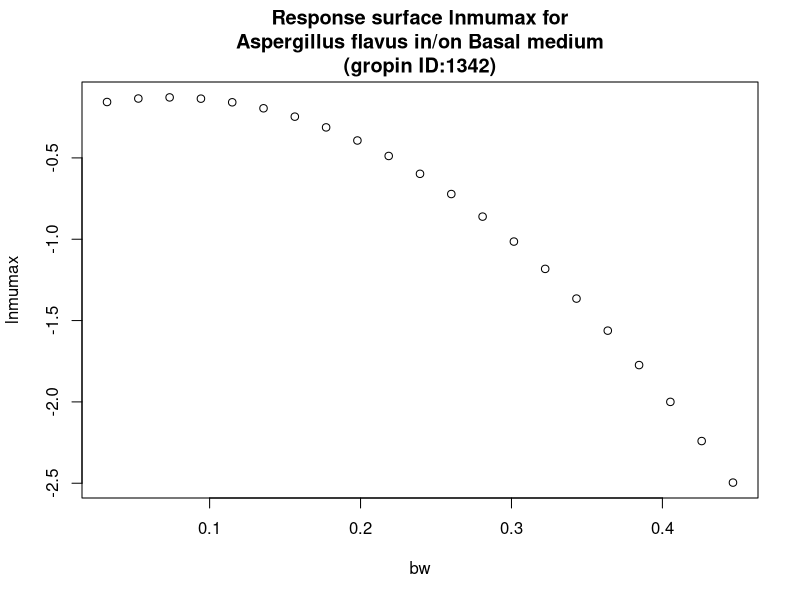

Write the R code that produced this figure.
#############################
# start of Parameter script
#############################
bw <- seq(0.032032,0.446753246753247,length.out=21)
#############################
# end of Parameter script
#############################
############################# 
# start of Model script Gropin ID 1342 
#############################
 
# constant coefficients for this model
 
variables <- data.frame(bw)
argumentsPar <- expand.grid(variables)
 
# heart of the model
response_surface <- function(bw) {
   mumax <-(-0.2181+2.469*bw-16.94*bw^2)

return(mumax=mumax)
} 

# output parameters
responseSurface <- cbind(argumentsPar,response_surface(argumentsPar['bw']))
colnames(responseSurface) <- c(colnames(argumentsPar),'lnmumax')
#############################
# End of Model script
#############################
############################# 
# start of Visualisation script Gropin ID 1342 
#############################
plot(bw,responseSurface$'lnmumax',xlab='bw',
                          ylab='lnmumax',main='Response surface lnmumax for
Aspergillus flavus in/on Basal medium
(gropin ID:1342)')
#############################
# End of Visualisation script
#############################
